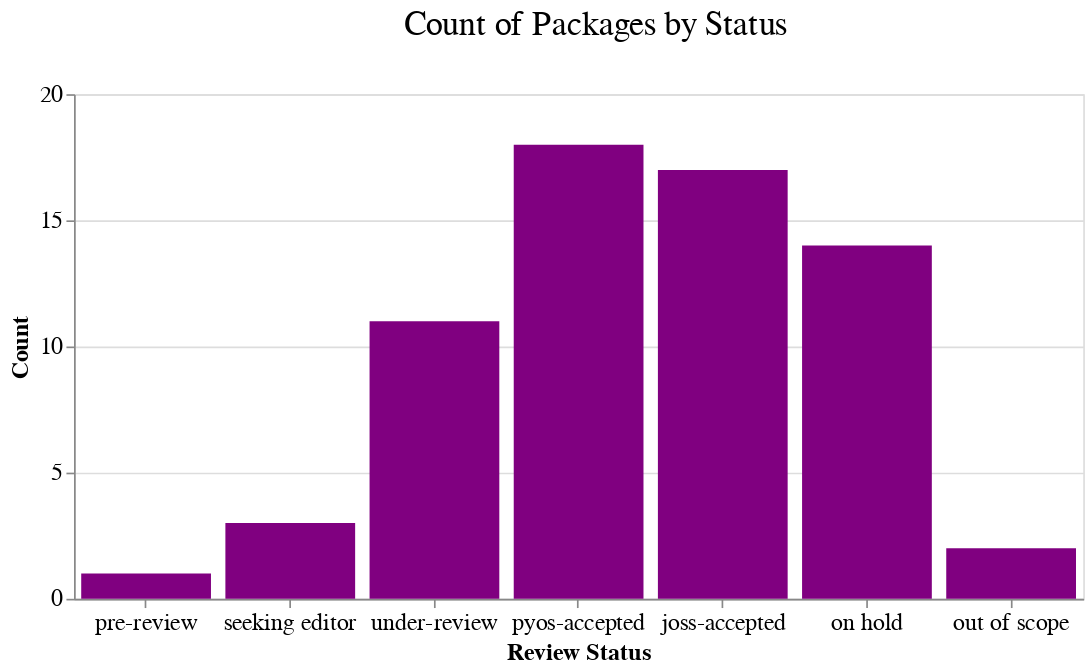

Here is the notebook cell this chart was saved with:
### Markdown cell above
## Current review status 

The plot below shows the status of our current open and closed reviews. 

A few of these numbers are a bit off (or out of sync with our project board)
But the numbers right now are close!

### Code cell
chart = (
    alt.Chart(review_status_ct)
    .mark_bar()
    .encode(
        x=alt.X(
            "status",
            title="Review Status",
            sort=[
                "pre-review",
                "seeking editor",
                "under-review",
                "pyos-accepted",
                "joss-accepted",
                "on-hold",
                "out-of-scope",
            ],
        ),
        y=alt.Y(
            "count",
            axis=alt.Axis(tickCount=5),
            title="Count",
            scale=alt.Scale(domain=[0, 20]),
        ),
        tooltip=[
            alt.Tooltip("status:N", title="Status"),
            alt.Tooltip("count:Q", title="Count"),
        ],
    )
    .properties(title="Count of Packages by Status", width="container")
)

# Display the chart
chart.show()

### Figure 1 — Vega-Lite specification as saved in the notebook (floating-point values rounded to 4 significant figures)
{"config": {"title": {"fontSize": 20, "font": "Poppins", "anchor": "middle", "color": "black", "fontWeight": 400, "dy": -20, "dx": 10}, "axis": {"labelFontSize": 14, "titleFontSize": 14, "titleFont": "Poppins", "labelFont": "Poppins"}, "axisX": {"labelAngle": 0}, "legend": {"labelFontSize": 12, "titleFontSize": 14, "titleFont": "Poppins", "labelFont": "Poppins"}, "bar": {"color": "purple", "fill": "purple"}, "line": {"color": "purple"}, "view": {"height": 300, "width": 600, "padding": {"top": 190, "left": 10, "right": 10, "bottom": 90}}}, "data": {"name": "data-45f990139cd0ccaaec25c59ee0f7f890"}, "mark": {"type": "bar"}, "encoding": {"tooltip": [{"field": "status", "title": "Status", "type": "nominal"}, {"field": "count", "title": "Count", "type": "quantitative"}], "x": {"field": "status", "sort": ["pre-review", "seeking editor", "under-review", "pyos-accepted", "joss-accepted", "on-hold", "out-of-scope"], "title": "Review Status", "type": "nominal"}, "y": {"axis": {"tickCount": 5}, "field": "count", "scale": {"domain": [0, 20]}, "title": "Count", "type": "quantitative"}}, "title": "Count of Packages by Status", "width": "container", "$schema": "https://vega.github.io/schema/vega-lite/v5.17.0.json", "datasets": {"data-45f990139cd0ccaaec25c59ee0f7f890": [{"status": "pyos-accepted", "count": 18}, {"status": "joss-accepted", "count": 17}, {"status": "on hold", "count": 14}, {"status": "under-review", "count": 11}, {"status": "seeking editor", "count": 3}, {"status": "out of scope", "count": 2}, {"status": "pre-review", "count": 1}]}}
